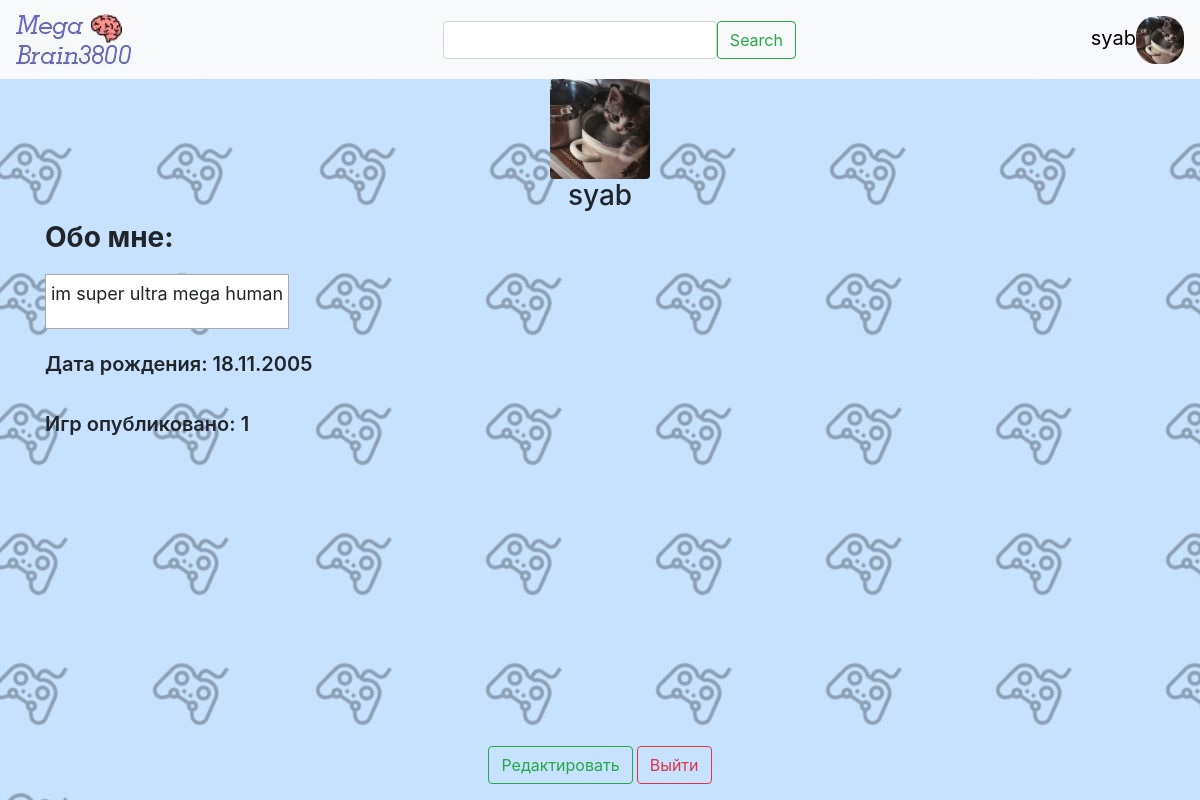
/profile (signed in), run on an earlier commit of the app's database.
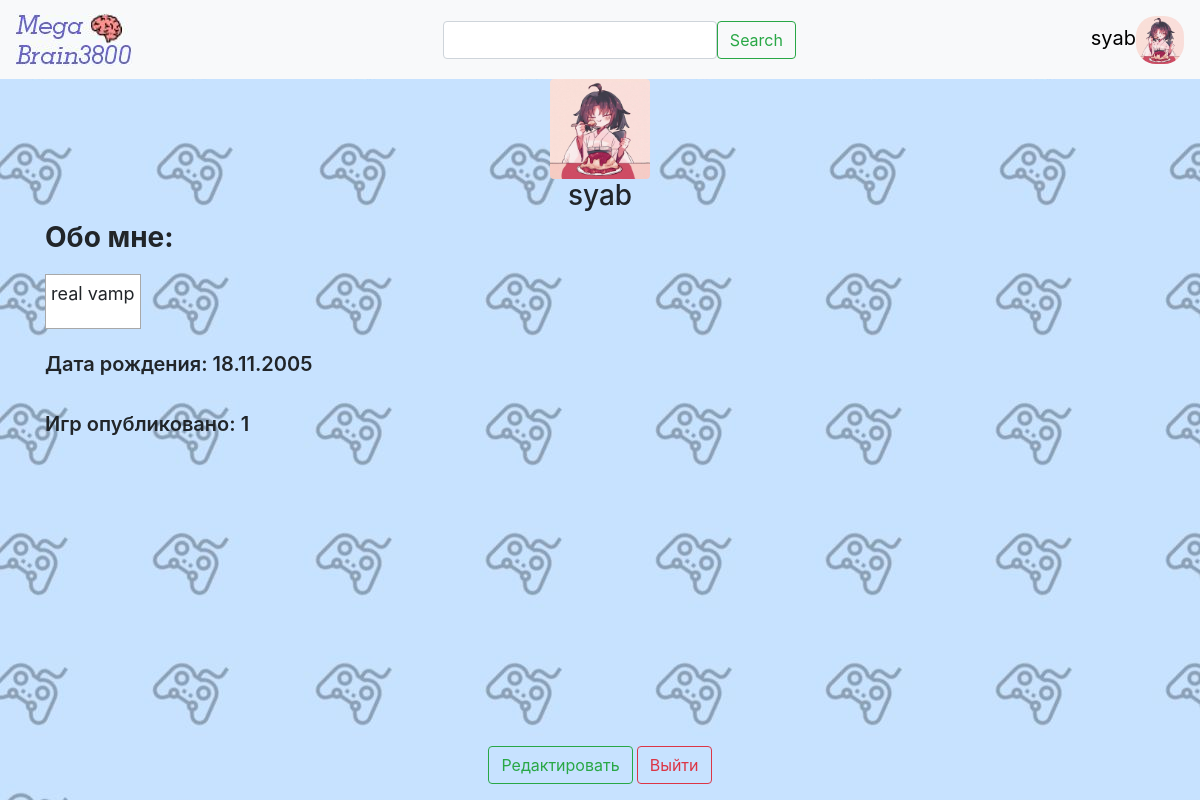
And on a later commit of the database.
### data/users.py (models this page shows, shortened)
class User(SqlAlchemyBase, UserMixin):
    __tablename__ = 'users'
    id = sqlalchemy.Column(sqlalchemy.Integer,
                           primary_key=True, autoincrement=True)
    icon = sqlalchemy.Column(sqlalchemy.String, nullable=True)
    nickname = sqlalchemy.Column(sqlalchemy.String, nullable=True)
    email = sqlalchemy.Column(sqlalchemy.String,
                              index=True, unique=True, nullable=True)
    hashed_password = sqlalchemy.Column(sqlalchemy.String, nullable=True)
    created_date = sqlalchemy.Column(sqlalchemy.DateTime, default=datetime.datetime.now)
    about = sqlalchemy.Column(sqlalchemy.String, nullable=True)
    birthday = sqlalchemy.Column(sqlalchemy.String, nullable=True)
    games = orm.relation('Game', back_populates='user')

### main.py (the view)
@app.route('/profile')
def profile():
    search = SearchForm()
    db_sess = db_session.create_session()
    user = db_sess.query(User).filter(User.id == current_user.id).first()
    games_qty = db_sess.query(Game).filter(Game.user_id == current_user.id).all()
    return render_template('profile.html', title='Профиль', search=search, user=user, games_qty=len(games_qty))

### forms/search.py
class SearchForm(FlaskForm):
    text = StringField('')
    submit = SubmitField('Search')

### data/db_session.py (called while the page is built)
def create_session() -> Session:
    global __factory
    return __factory()

### main.py (called while the page is built)
@login_manager.user_loader
def load_user(user_id):
    db_sess = db_session.create_session()
    return db_sess.query(User).get(user_id)

### templates/profile.html
{% extends "base.html" %}
{% block content %}
    {% if user.icon %}
        <img src='{{ user.icon }}' class="rounded mx-auto d-block" width="100" height="100" id="photo" name="file">
    {% else %}
        <img src='{{ url_for("static", filename="img/user-icon.png") }}' class="rounded mx-auto d-block" width="100" height="100" id="photo" name="file">
    {% endif %}
    <div class="information">
        <h3 class='text-center'>{{ current_user.nickname }}</h3>
        <h3 style="font-weight: 700;">Обо мне:</h3>
        <div class="about">
            <p style="font-weight: normal;">{{ current_user.about }}</p>
        </div>
        <div class="birthday">
            <p>Дата рождения: {{ current_user.birthday }}</p>
        </div>
        <p class="games-qty">Игр опубликовано: {{ games_qty }}</p>
        <p class="fixed-bottom text-center">
            <a type="button" class="btn btn-outline-success" href="/edit_profile">Редактировать</a>
            <a type="button" class="btn btn-outline-danger" href="/logout">Выйти</a>
        </p>
    </div>
{% endblock %}

### templates/base.html (shortened to what this page needs)
<!doctype html>
<html lang="en">
<head>
    <link rel="stylesheet"
          href="https://stackpath.bootstrapcdn.com/bootstrap/4.4.1/css/bootstrap.min.css"
>
    <link href="{{ url_for('static', filename='css/style.css') }}" rel="stylesheet" type="text/css">
</head>
<body bgcolor='#c7e2ff'>
<header>
    <nav class="navbar navbar-light bg-light">
        <a class="navbar-brand" href="/"><img src="../static/img/logo.jpg" alt=""></a>
        <form class="row align-items-center" action="" method="post">
            <span>{{ search.text(class='form-control') }}</span>
            {{ search.submit(class="btn btn-outline-success", type='submit') }}
        </form>
        {% if current_user.is_authenticated: %}
            {% if current_user.icon %}
                <div class="profile">
                    <img src='{{ current_user.icon }}' width="48" height="48" style="float: right; border-radius: 20px;" class="icon">
                    <a class='user-name' style="display: flex; text-decoration: none; color: #000; font-size: 20px; justify-content: center; margin-top: 7px; margin-right: 7px;" href="/profile">{{ current_user.nickname }}</a>
                </div>
            {% endif %}
        {% else %}
            <p>
            <a class="btn btn-outline-secondary" href="/register">Registration</a>
            <a class="btn btn-outline-secondary " href="/login">Log in</a>
        </p>
        {% endif %}
    </nav>
</header>
<main role="main" class="container">
    {% block content %}{% endblock %}
</main>
</body>
</html>

### static/css/style.css (style rules this page uses)
body { background-color: #c7e2ff; background-image: url('../img/background.jpg'); }
.information { font-weight: 600; }
.about { margin-top: 20px; border: 1px solid rgb(168, 168, 168); background-color: rgb(255, 255, 255); width: max-content; font-size: 18px; padding: 5px; }
.birthday { font-size: 20px; margin-top: 20px; }
.games-qty { margin-top: 30px; font-size: 20px; }

What changed in the data, as far as the page shows it:
changed User "syab": icon: a different picture; about "im super ultra mega human" → "real vamp"
